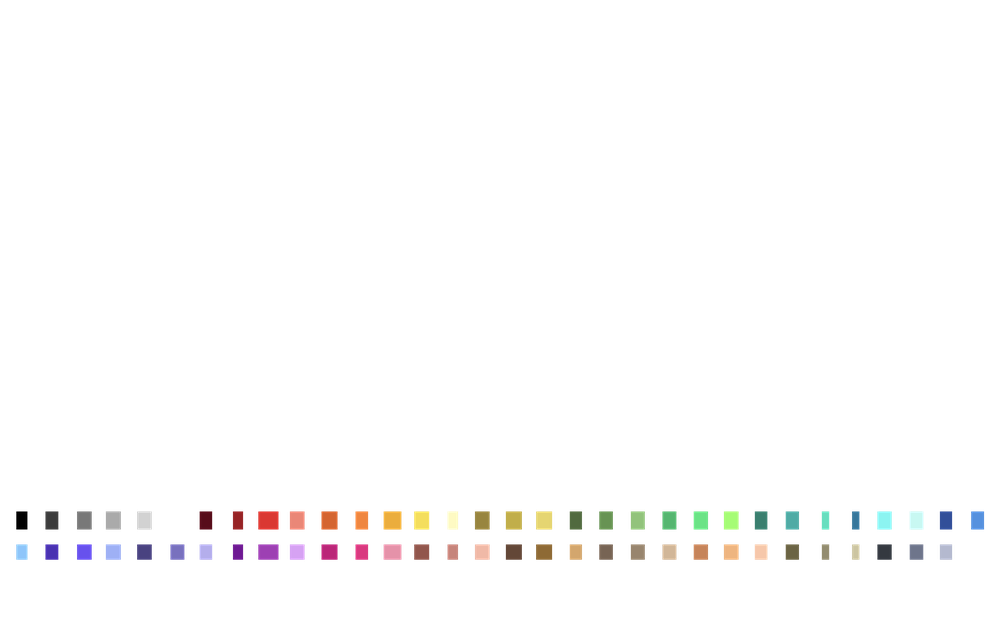
#> input picture tools/a.png, 1000 x 625 px, shrunk from 2880 x 1800 before the run
$ python findColor.py
#> lines starting #> are read from the running program, lines starting #| are printed output that depends on the picture
from PIL import Image
from collections import Counter

# ==================== CONFIGURAÇÃO ====================
# 1. Coloque o nome do seu arquivo de screenshot aqui.
CAMINHO_DA_IMAGEM = 'a.png'  # <-- Use o nome do seu arquivo

# 2. Quantas cores você espera que a paleta tenha?
#    O script vai pegar as cores mais comuns depois do fundo.
NUMERO_DE_CORES_ESPERADO = 63

# 3. A cor de fundo principal da imagem, para ajudar a encontrar a paleta.
COR_DE_FUNDO = (0, 0, 0)
# ======================================================

def encontrar_limites_paleta(img, cor_fundo):
    """Encontra as coordenadas da caixa que contém tçodos os pixels que não são de fundo."""
    largura, altura = img.size
    min_x, min_y = largura, altura
    max_x, max_y = -1, -1

    for y in range(altura):
        for x in range(largura):
            if img.getpixel((x, y)) != cor_fundo:
                min_x = min(min_x, x)
                max_x = max(max_x, x)
                min_y = min(min_y, y)
                max_y = max(max_y, y)

    if max_x == -1: # Nenhuma cor diferente do fundo foi encontrada
        return None

    # Adiciona uma pequena margem para garantir que pegamos as bordas
    margem = 2
    return (min_x - margem, min_y - margem, max_x + margem, max_y + margem)

def analisar_paleta_inteligente(caminho_imagem, num_cores_alvo, cor_fundo_geral):
    """
    Analisa uma imagem, corta a paleta de cores e extrai as cores mais frequentes.
    """
#> called with caminho_imagem = 'a.png', num_cores_alvo = 63, cor_fundo_geral = (0, 0, 0)
    try:
        img = Image.open(caminho_imagem).convert('RGB')
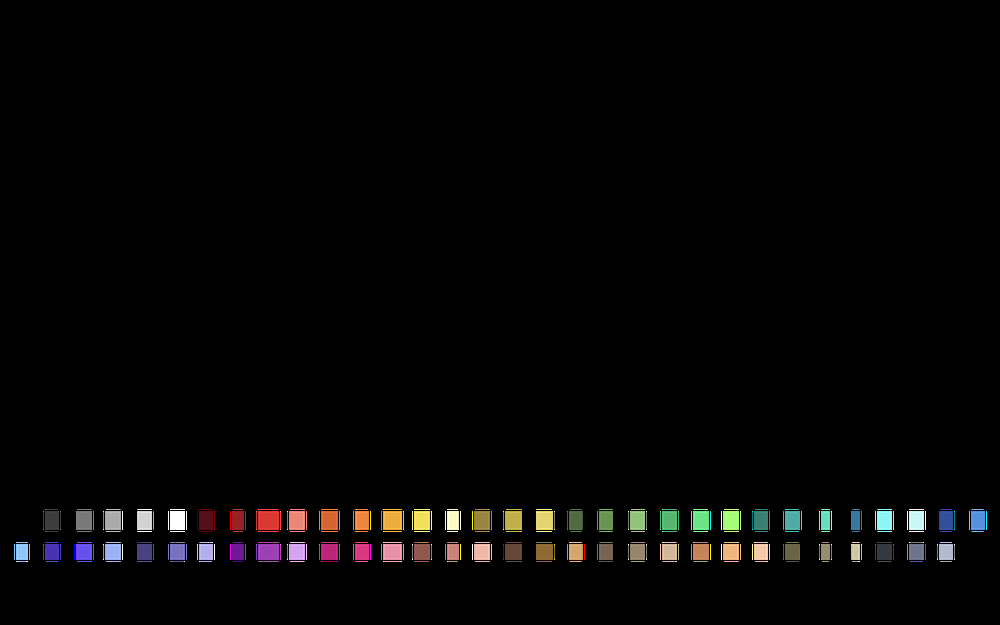
#> img: PIL image 1000x625 RGB; mean R, G, B 5.1, 4.6, 4.3
    except FileNotFoundError:
        print(f"❌ Erro: Arquivo '{caminho_imagem}' não encontrado.")
        return None

    print("1. Encontrando a barra da paleta na imagem...")
    limites = encontrar_limites_paleta(img, cor_fundo_geral)
#> limites = (12, 507, 988, 563)
    if not limites:
        print("❌ Não foi possível encontrar a paleta. A imagem inteira parece ser da cor de fundo.")
        return None

    # Corta a imagem para analisar apenas a paleta
    paleta_cortada = img.crop(limites)
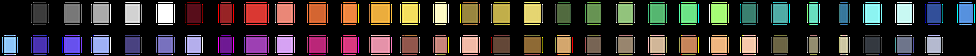
#> paleta_cortada: PIL image 976x56 RGB; mean R, G, B 58.7, 52.4, 49.4
    print(f"   Paleta isolada com sucesso!")

    print("\n2. Contando a frequência das cores na paleta...")
    pixels_da_paleta = list(paleta_cortada.getdata())
#> pixels_da_paleta = 54656 items
    contador_cores = Counter(pixels_da_paleta)
#> contador_cores = 1813 items

    # A cor mais comum na paleta cortada é o seu próprio fundo (provavelmente preto ou cinza escuro)
    cores_mais_comuns = contador_cores.most_common(num_cores_alvo + 1) # +1 para incluir o fundo da paleta
#> cores_mais_comuns = 64 items

    print(f"   A cor de fundo da paleta é: {cores_mais_comuns[0][0]} (aparece {cores_mais_comuns[0][1]} vezes)")
#|    A cor de fundo da paleta é: (0, 0, 0) (aparece 34826 vezes)

    # Extraímos as cores, ignorando a cor de fundo da paleta (o primeiro item da lista)
    cores_finais = [cor for cor, contagem in cores_mais_comuns[1:]]
#> cores_finais = 63 items, first 6: (255, 255, 255), (127, 127, 127), (170, 170, 170), (218, 56, 50), (120, 120, 120), (235, 173, 61)

    print(f"\n✅ Análise concluída! Foram extraídas {len(cores_finais)} cores principais.")
#| ✅ Análise concluída! Foram extraídas 63 cores principais.
    return cores_finais


def formatar_saida(lista_cores):
    """Formata a lista de cores para ser copiada e colada."""
    if not lista_cores:
        return

    print("\n" + "="*55)
    print("🎨 Copie a lista abaixo para a variável 'CORES_PARA_ENCONTRAR'")
    print("   no seu script de calibração ou de limpeza")
    print("="*55 + "\n")

    print("CORES_PARA_ENCONTRAR = [")
    for i in range(0, len(lista_cores), 4):
        linha = ", ".join(map(str, lista_cores[i:i+4]))
        print(f"    {linha},")
    print("]")
    print("\n" + "="*55)


if __name__ == "__main__":
    cores_encontradas = analisar_paleta_inteligente(CAMINHO_DA_IMAGEM, NUMERO_DE_CORES_ESPERADO, COR_DE_FUNDO)
#> cores_encontradas has the same summary as cores_finais in analisar_paleta_inteligente
    if cores_encontradas:
        formatar_saida(cores_encontradas)
#> the loop in formatar_saida, `for i in range(0, len(lista_cores), 4):` made 16 passes
#> i on passes 2 to 13: 4, 8, 12, 16, 20, 24, 28, 32, 36, 40, 44, 48
#|     (255, 255, 255), (127, 127, 127), (170, 170, 170), (218, 56, 50),
#|     (120, 120, 120), (235, 173, 61), (212, 101, 49), (60, 60, 60),
#|     (210, 210, 210), (157, 64, 179), (107, 227, 134), (193, 174, 74),
#|     (229, 146, 169), (87, 13, 26), (85, 182, 112), (103, 147, 83),
#|     (229, 213, 113), (244, 222, 93), (152, 133, 63), (145, 86, 76),
#|     (52, 57, 64), (99, 71, 55), (255, 255, 127), (146, 195, 124),
#|     (165, 252, 117), (234, 135, 119), (58, 127, 111), (140, 244, 241),
#|     (200, 248, 242), (50, 79, 153), (239, 134, 64), (142, 106, 53),
#> (further printed lines are left out)
